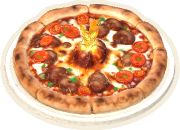
#> input picture assets/food/pizza.png, 180 x 130 px, found by its file name
$ python foodgrid.py ../assets/food/club.png
#> lines starting #> are read from the running program, lines starting #| are printed output that depends on the picture; after the words box and inside, x2 and y2 are one past the last pixel; in counts of white or black regions, pixels touching at a corner belong together
#!/usr/bin/env python3
"""Food readability grid — the whole menu at the size it is played at.

    python3 tools/foodgrid.py
    python3 tools/foodgrid.py --calibrate     # once the menu is good

The spec asks every dish to be identifiable in silhouette, to separate from a
dark floor, and to carry similar visual weight to the other nine. None of that
is a matter of taste, so this measures it instead of eyeballing it.

Three strips are written, and they should be read in this order:

  foodgrid-colour.png  every dish in its ticket slot, on the floor it sits on
  foodgrid-value.png   the same in greyscale, which is where a plate that
                       separates only by hue falls apart
  foodgrid-shape.png   hard silhouettes, nothing but outline — the one that
                       decides whether a dish is distinguishable at all

Alongside them it prints the two numbers worth arguing about: how far each
dish's outer edge separates from the floor, and how much of its slot it fills.
Both have thresholds taken from shipped art rather than invented.
"""
import datetime
import hashlib
import json
import os
import subprocess
import sys

import numpy as np
from PIL import Image, ImageDraw

# The ticket slot, straight out of index.html's TICKET.
SLOT_W, SLOT_H = 68, 62
# What the board actually is under the rail, sampled from assets/board.jpg.
FLOOR = (87, 63, 43)
CARRY_TWO = 0.6          # icons shrink to this when carrying two orders

ITEMS = ['pizza', 'sub', 'tacos', 'pasta', 'salad', 'club', 'soup', 'steak',
         'tart', 'burger', 'shake']

# Measured off the illustrated set, which is the art this replaces: their outer
# edge sits about 108 luminance steps off the floor. A bare 3D render on a dark
# plate managed 41 and visibly floated, so the bar sits between the two, high
# enough that an unaided dark plate cannot pass.
MIN_SEPARATION = 70
# The band the spec asks for. The slot's own aspect is 1.10, and a dish far
# from it is scaled down by whichever side runs out first, so it looks
# undersized beside the rest even though nothing is wrong with it alone.
ASPECT_MIN, ASPECT_MAX = 1.0, 1.3
# Drinks are exempt, and it is the point of them. The band exists because a
# plate flatter than its slot gets scaled down and looks undersized beside the
# rest; a glass is tall on purpose, and being the one item on the rail that is
# taller than it is wide is the only thing on this menu that breaks the
# every-dish-is-a-circle problem the shape strip keeps flagging.
TALL = {'shake'}
MIN_FILL = 0.80          # fraction of the slot's area the dish should cover
# Provisional, and deliberately so. Across the set being replaced every dish
# sits 0.95-0.99 against its closest twin — ten circles. The one 3D dish is the
# most distinct at 0.89, which is better and still not good. So 0.90 flags
# everything currently shipping and leaves room to tighten once there is a set
# worth calibrating against.
MAX_SIMILARITY = 0.90


def lum(rgb):
    return 0.299 * rgb[0] + 0.587 * rgb[1] + 0.114 * rgb[2]


FLOOR_L = lum(FLOOR)


def at_slot_size(path):
    im = Image.open(path).convert('RGBA')
    s = min(SLOT_W / im.width, SLOT_H / im.height)
    return im.resize((max(1, round(im.width * s)), max(1, round(im.height * s))),
                     Image.LANCZOS)


def edge_luminance(icon):
    """Mean luminance of the outer quarter of the shape — the part that has to
    win against the floor. Averaging the whole dish would let a bright bun hide
    a plate that vanishes."""
    a = np.asarray(icon, dtype=float)
    solid = a[..., 3] > 128
    if not solid.any():
        return 0.0
    ys, xs = np.nonzero(solid)
    r = np.hypot(ys - ys.mean(), xs - xs.mean())
    ring = np.zeros(solid.shape, bool)
    ring[ys, xs] = r > np.percentile(r, 75)
    L = 0.299 * a[..., 0] + 0.587 * a[..., 1] + 0.114 * a[..., 2]
    return float(L[ring].mean())


def normalised_silhouette(path, n=128):
    """The dish's shape with size and aspect divided out, so what is left is
    only the outline. Taken from the source art rather than the 68px icon: at
    play size these shapes differ by a few pixels and the comparison drowns in
    its own anti-aliasing."""
    im = Image.open(path).convert('RGBA')
    a = np.asarray(im)[..., 3] > 110
    ys, xs = np.nonzero(a)
    if not len(ys):
        return np.zeros((n, n), bool)
    box = im.crop((xs.min(), ys.min(), xs.max() + 1, ys.max() + 1))
    return np.asarray(box.resize((n, n), Image.LANCZOS))[..., 3] > 110


def distinctness(paths):
    """How much each dish's outline overlaps the most similar other dish.

    Distinctness is relative, not absolute — the acceptance test is "can you
    name all ten", which no per-dish shape statistic answers. So this compares
    every pair and reports each dish's nearest neighbour.

    The obvious per-dish alternative was tried first and does not work: how much
    of the silhouette sits above the plate rim, plus solidity, circularity and
    the height of the shape above its widest row. At 68px, on a dish where the
    plate dominates the outline, all five score the 3D burger the same as the
    nine flat plates it visibly differs from. Pairwise overlap separates them.
    """
    sil = {n: normalised_silhouette(p) for n, p in paths}
    names = [n for n, _ in paths]
    near = {}
    for a in names:
        best = (0.0, None)
        for b in names:
            if a == b:
                continue
            i = np.logical_and(sil[a], sil[b]).sum()
            u = np.logical_or(sil[a], sil[b]).sum()
            iou = i / u if u else 0.0
            if iou > best[0]:
                best = (iou, b)
        near[a] = best
    return near


BASELINE = 'art-source/food-baseline.json'

# Three things in the baseline can independently stop meaning what they say, so
# each is versioned separately and named after what it actually describes.
#
# A single catch-all "tool version" was considered and rejected. It would fire
# on every unrelated edit — a typo, an extra print — and a warning that cries
# wolf gets ignored, taking the real ones down with it. It would also duplicate
# git_commit, which already pins the exact code that produced the file, more
# precisely than a hand-maintained number ever will.
SCHEMA = 1                                        # which fields exist
METRIC_VERSION = 'iou/normalised-128/alpha-110'   # what `threshold` means
DIGEST_VERSION = 'sha256/name+bytes/16'           # what `corpus` means


# [30 lines left out: functions corpus_digest, git_context, not called in this run]


def load_threshold(paths):
    """The calibrated bar if one has been set, otherwise the provisional guess.

    Once a menu is good, that menu *is* the definition of acceptably distinct
    for this game — its own worst pair is, by definition, a pair someone looked
    at and accepted. Deriving the number from it beats re-guessing, and pinning
    it means a later dish is judged against the set that shipped rather than
    against a bar that drifted.
    """
    try:
        with open(BASELINE) as f:
            b = json.load(f)
        thr = float(b['threshold'])
    except (OSError, KeyError, ValueError, TypeError):
        return MAX_SIMILARITY, None, []

    warnings = []
    if b.get('schema') != SCHEMA:
        warnings.append(f'baseline schema {b.get("schema")} != {SCHEMA}')
    if b.get('metric') != METRIC_VERSION:
        warnings.append(
            f'baseline was derived by metric {b.get("metric")!r}, this is '
            f'{METRIC_VERSION!r} — the bar is not comparable, re-calibrate')
    # The corpus check is only meaningful if the stored hash was computed the
    # same way. Without this guard, changing how the digest is built reports
    # "the menu has changed" — which is false, and sends someone to inspect art
    # that is fine. Say what actually happened instead.
    if b.get('digest') != DIGEST_VERSION:
        warnings.append(
            f'corpus was fingerprinted by {b.get("digest")!r}, this is '
            f'{DIGEST_VERSION!r} — cannot tell whether the menu changed')
    elif b.get('corpus') and b['corpus'] != corpus_digest(paths):
        warnings.append('the menu has changed since the bar was set')
    return thr, b, warnings


# [45 lines left out: function calibrate, not called in this run]


def strip(icons, mode, title):
    pad, lab, hdr = 12, 16, 30
    cw = SLOT_W + pad
    W = pad + len(icons) * cw
    H = hdr + SLOT_H + lab + pad
    sheet = Image.new('RGB', (W, H), (26, 22, 18))
    d = ImageDraw.Draw(sheet)
    d.text((pad, 9), title, fill=(224, 167, 46))

    for i, (name, icon) in enumerate(icons):
        x = pad + i * cw
        cell = Image.new('RGBA', (SLOT_W, SLOT_H), FLOOR + (255,))
        alpha = icon.getchannel('A')
        if mode == 'colour':
            art = icon
        elif mode == 'value':
            cell = Image.new('RGBA', (SLOT_W, SLOT_H), (round(FLOOR_L),) * 3 + (255,))
            from PIL import ImageOps
            art = ImageOps.grayscale(icon).convert('RGBA')
            art.putalpha(alpha)
        else:
            art = Image.new('RGBA', icon.size, (248, 244, 232, 255))
            art.putalpha(alpha.point(lambda v: 255 if v > 110 else 0))
        # bottom-aligned in the slot, exactly as the game draws it
        cell.alpha_composite(art, ((SLOT_W - icon.width) // 2, SLOT_H - icon.height))
        sheet.paste(cell.convert('RGB'), (x, hdr))
        d.text((x, hdr + SLOT_H + 3), name[:9], fill=(196, 190, 180))
    return sheet


def main(folder='assets/food', do_calibrate=False):
    icons, paths, missing = [], [], []
    for n in ITEMS:
        p = os.path.join(folder, n + '.png')
        if not os.path.exists(p):
            missing.append(n)
            continue
        icons.append((n, at_slot_size(p)))
#> in at_slot_size, im is the input picture: PIL image 180x130 RGBA; mean R, G, B, A 172.7, 128.4, 96.9, 199.7
        paths.append((n, p))

    if not icons:
        sys.exit(f'no icons found in {folder}')

    for mode, title in [('colour', 'COLOUR — every dish in its ticket slot, on the floor it sits on'),
                        ('value',  'VALUE — the same in greyscale; hue-only separation dies here'),
                        ('shape',  'SHAPE — silhouette only; can you still name each one?')]:
        out = f'foodgrid-{mode}.png'
        strip(icons, mode, title).save(out)
        print('wrote', out)
#> this loop made 3 passes
#> (mode, out) on passes 1 to 3: ('colour', 'foodgrid-colour.png'), ('value', 'foodgrid-value.png'), ('shape', 'foodgrid-shape.png')
#| wrote foodgrid-colour.png
#| wrote foodgrid-value.png
#| wrote foodgrid-shape.png
#> pass 1, in main, `strip(icons, mode, title).save(out)`:
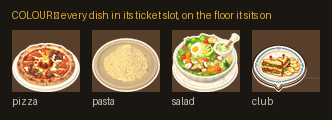
#> saved as foodgrid-colour.png: PIL image 332x120 RGB; mean R, G, B 89.7, 75.2, 55.4

    near = distinctness(paths) if len(paths) > 1 else {}
#> in normalised_silhouette, `a = np.asarray(im)[..., 3] > 110`:
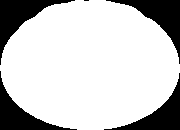
#> a: shape (130, 180) bool; 78.4% white; 5 black regions (1 under 20 px), largest, box (x1, y1, x2, y2) and area: (0, 0, 75, 65) 1351, (106, 0, 180, 64) 1334, (0, 71, 77, 130) 1187, (104, 73, 180, 130) 1181
#> in normalised_silhouette, `ys, xs = np.nonzero(a)`: ys = 18342 values from 0 to 129; xs = 18342 values, max 179 at index 9009, min 0 at index 9010, mean 89.57
#> in normalised_silhouette, `return np.asarray(box.resize((n, n), Image.LANCZOS))[..., 3] > 110`: returned value: shape (128, 128) bool; 78.4% white; 5 black regions (1 under 20 px), largest, box (x1, y1, x2, y2) and area: (0, 0, 53, 63) 946, (76, 0, 128, 62) 934, (0, 71, 54, 128) 829, (74, 73, 128, 128) 824
#> call 2 of normalised_silhouette, with path = '../assets/food/club.png/pasta.png', n = 128
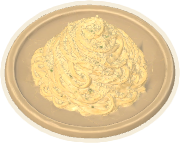
#> input picture assets/food/pasta.png, 180 x 143 px, found by its file name
#> in normalised_silhouette, im is the input picture: PIL image 180x143 RGBA; mean R, G, B, A 180.5, 158.7, 118.1, 198.4
#> in normalised_silhouette (call 2), `a = np.asarray(im)[..., 3] > 110`: a: shape (143, 180) bool; 77.9% white; 4 black regions, box (x1, y1, x2, y2) and area: (0, 0, 87, 69) 1455, (92, 0, 180, 69) 1454, (99, 76, 180, 143) 1394, (0, 77, 84, 143) 1391
#> in normalised_silhouette (call 2), `return np.asarray(box.resize((n, n), Image.LANCZOS))[..., 3] > 110`: returned value: shape (128, 128) bool; 77.9% white; 4 black regions, box (x1, y1, x2, y2) and area: (0, 0, 61, 61) 927, (66, 0, 128, 61) 927, (0, 70, 59, 128) 884, (71, 69, 128, 128) 882
#> call 3 of normalised_silhouette, with path = '../assets/food/club.png/salad.png', n = 128
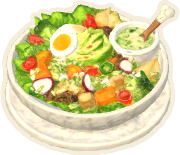
#> input picture assets/food/salad.png, 180 x 155 px, found by its file name
#> in normalised_silhouette, im is the input picture: PIL image 180x155 RGBA; mean R, G, B, A 174.3, 164.9, 117.5, 203.6
#> in normalised_silhouette (call 3), `a = np.asarray(im)[..., 3] > 110`: a: shape (155, 180) bool; 79.9% white; 4 black regions, box (x1, y1, x2, y2) and area: (101, 0, 180, 155) 2178, (0, 0, 79, 91) 1577, (0, 94, 72, 155) 1138, (83, 0, 162, 19) 702
#> in normalised_silhouette (call 3), `return np.asarray(box.resize((n, n), Image.LANCZOS))[..., 3] > 110`: returned value: shape (128, 128) bool; 80.4% white; 5 black regions, box (x1, y1, x2, y2) and area: (72, 14, 128, 128) 1159, (0, 0, 56, 74) 937, (0, 79, 51, 128) 670, (59, 0, 116, 15) 415, (120, 0, 128, 7) 27
#> call 4 of normalised_silhouette, with path = '../assets/food/club.png/club.png', n = 128
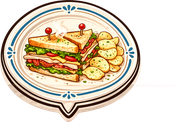
#> input picture assets/food/club.png, 176 x 122 px, found by its file name
#> in normalised_silhouette, im is the input picture: PIL image 176x122 RGBA; mean R, G, B, A 122.6, 108.1, 87.3, 149.8
#> in normalised_silhouette (call 4), `a = np.asarray(im)[..., 3] > 110`:
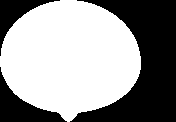
#> a: shape (122, 176) bool; 59% white; 3 black regions, box (x1, y1, x2, y2) and area: (70, 0, 176, 122) 6611, (0, 67, 67, 122) 1311, (0, 0, 60, 56) 891
#> in normalised_silhouette (call 4), `ys, xs = np.nonzero(a)`: ys = 12659 values from 0 to 121; xs = 12659 values, max 140 at index 6148, min 0 at index 6008, mean 69.66
#> in normalised_silhouette (call 4), `return np.asarray(box.resize((n, n), Image.LANCZOS))[..., 3] > 110`: returned value: shape (128, 128) bool; 73.6% white; 4 black regions, box (x1, y1, x2, y2) and area: (64, 74, 128, 128) 1279, (0, 71, 61, 128) 1246, (70, 0, 128, 59) 949, (0, 0, 55, 58) 851
    threshold, baseline, warnings = load_threshold(paths)

    print(f'\n{"dish":8} {"edge L":>7} {"vs floor":>9} {"aspect":>7} {"fill":>6} '
          f'{"nearest":>16}   notes')
    for name, icon in icons:
        edge = edge_luminance(icon)
        sep = abs(edge - FLOOR_L)
        aspect = icon.width / icon.height
        fill = (icon.width * icon.height) / (SLOT_W * SLOT_H)
        notes = []
        if sep < MIN_SEPARATION:
            notes.append(f'LOW CONTRAST (<{MIN_SEPARATION})')
        if fill < MIN_FILL:
            notes.append(f'SMALL ({icon.width}x{icon.height} of {SLOT_W}x{SLOT_H})')
        if name in TALL:
            if aspect >= 1.0:
                notes.append(f'ASPECT {aspect:.2f} — a drink that is not tall')
        elif not ASPECT_MIN <= aspect <= ASPECT_MAX:
            notes.append(f'ASPECT {aspect:.2f} outside {ASPECT_MIN}-{ASPECT_MAX}')
        iou, twin = near.get(name, (0.0, None))
        if twin and iou > threshold:
            notes.append(f'SAME SHAPE AS {twin.upper()}')
        col = f'{twin[:9]} {iou:.2f}' if twin else ''
        print(f'{name:8} {edge:7.0f} {sep:9.0f} {aspect:7.2f} {fill:6.0%} '
              f'{col:>16}   ' + (', '.join(notes) if notes else 'ok'))
#> this loop made 4 passes
#> pass 2, in edge_luminance (call 2), `a = np.asarray(icon, dtype=float)`:
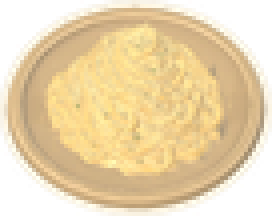
#> a: shape (54, 68, 4) float64 (shown 4 times larger); mean R, G, B, A 191.9, 169.9, 128.5, 198.4; transparent parts drawn white

    if near:
        mean = np.mean([v for v, _ in near.values()])
        print(f'\nmean overlap with nearest twin: {mean:.2f}  '
              f'(1.00 would be {len(icons)} copies of one shape)')
    print(f'floor luminance {FLOOR_L:.0f}; carrying two shrinks every dish to '
          f'{CARRY_TWO:.0%}, so read the shape strip at arm\'s length too.')
    if baseline:
        print(f'overlap bar {threshold:.2f}, calibrated {baseline.get("generated_at", "?")} '
              f'from {baseline["worst_pair"][0]}/{baseline["worst_pair"][1]}.')
        for w in warnings:
            print(f'  ! {w}')
    else:
        print(f'overlap bar {threshold:.2f}, provisional — run --calibrate once the '
              f'menu is good.')
    print('the overlap number is an early warning, not a verdict — the strip is.')
    if do_calibrate:
        calibrate(near, folder, paths)
    if missing:
        print('missing:', ', '.join(missing))


if __name__ == '__main__':
    args = [a for a in sys.argv[1:] if not a.startswith('--')]
    main(args[0] if args else 'assets/food', '--calibrate' in sys.argv)
